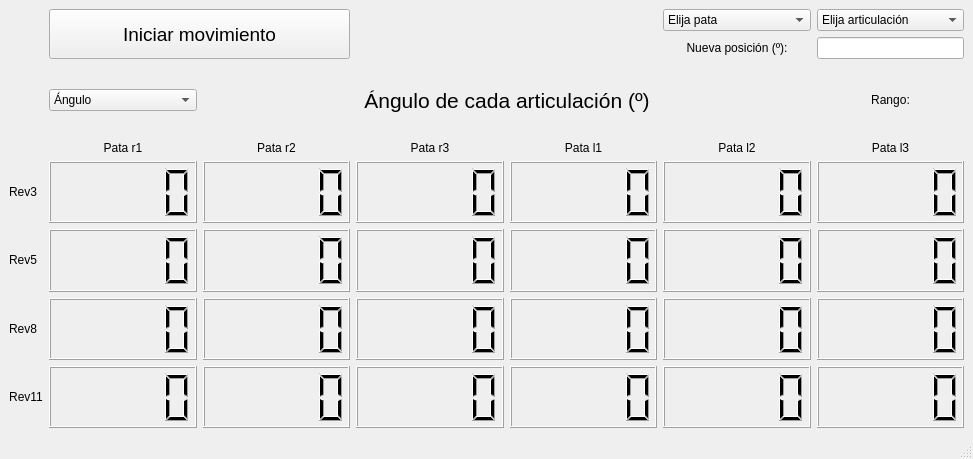
<?xml version="1.0" encoding="UTF-8"?>
<ui version="4.0">
 <class>MainWindow</class>
 <widget class="QMainWindow" name="MainWindow">
  <property name="geometry">
   <rect>
    <x>0</x>
    <y>0</y>
    <width>973</width>
    <height>459</height>
   </rect>
  </property>
  <property name="sizePolicy">
   <sizepolicy hsizetype="Maximum" vsizetype="Preferred">
    <horstretch>0</horstretch>
    <verstretch>0</verstretch>
   </sizepolicy>
  </property>
  <property name="windowTitle">
   <string>Robominer GUI</string>
  </property>
  <widget class="QWidget" name="centralwidget">
   <layout class="QGridLayout" name="gridLayout">
    <item row="4" column="0">
     <widget class="QLabel" name="label_rev3">
      <property name="sizePolicy">
       <sizepolicy hsizetype="Maximum" vsizetype="Maximum">
        <horstretch>0</horstretch>
        <verstretch>0</verstretch>
       </sizepolicy>
      </property>
      <property name="text">
       <string>Rev3</string>
      </property>
      <property name="alignment">
       <set>Qt::AlignCenter</set>
      </property>
     </widget>
    </item>
    <item row="3" column="1">
     <widget class="QLabel" name="label_r1">
      <property name="sizePolicy">
       <sizepolicy hsizetype="Preferred" vsizetype="Minimum">
        <horstretch>0</horstretch>
        <verstretch>0</verstretch>
       </sizepolicy>
      </property>
      <property name="text">
       <string>Pata r1</string>
      </property>
      <property name="alignment">
       <set>Qt::AlignCenter</set>
      </property>
     </widget>
    </item>
    <item row="3" column="2">
     <widget class="QLabel" name="label_r2">
      <property name="sizePolicy">
       <sizepolicy hsizetype="Preferred" vsizetype="Maximum">
        <horstretch>0</horstretch>
        <verstretch>0</verstretch>
       </sizepolicy>
      </property>
      <property name="text">
       <string>Pata r2</string>
      </property>
      <property name="alignment">
       <set>Qt::AlignCenter</set>
      </property>
     </widget>
    </item>
    <item row="3" column="3">
     <widget class="QLabel" name="label_r3">
      <property name="text">
       <string>Pata r3</string>
      </property>
      <property name="alignment">
       <set>Qt::AlignCenter</set>
      </property>
     </widget>
    </item>
    <item row="3" column="4">
     <widget class="QLabel" name="label_l1">
      <property name="text">
       <string>Pata l1</string>
      </property>
      <property name="alignment">
       <set>Qt::AlignCenter</set>
      </property>
     </widget>
    </item>
    <item row="3" column="5">
     <widget class="QLabel" name="label_l2">
      <property name="text">
       <string>Pata l2</string>
      </property>
      <property name="alignment">
       <set>Qt::AlignCenter</set>
      </property>
     </widget>
    </item>
    <item row="3" column="6">
     <widget class="QLabel" name="label_l3">
      <property name="text">
       <string>Pata l3</string>
      </property>
      <property name="alignment">
       <set>Qt::AlignCenter</set>
      </property>
     </widget>
    </item>
    <item row="4" column="1">
     <widget class="QLCDNumber" name="lcdNumber_rev3_r1">
      <property name="sizePolicy">
       <sizepolicy hsizetype="Minimum" vsizetype="MinimumExpanding">
        <horstretch>0</horstretch>
        <verstretch>0</verstretch>
       </sizepolicy>
      </property>
     </widget>
    </item>
    <item row="4" column="2">
     <widget class="QLCDNumber" name="lcdNumber_rev3_r2"/>
    </item>
    <item row="4" column="3">
     <widget class="QLCDNumber" name="lcdNumber_rev3_r3"/>
    </item>
    <item row="1" column="6">
     <widget class="QLineEdit" name="lineEdit">
      <property name="sizePolicy">
       <sizepolicy hsizetype="Preferred" vsizetype="Preferred">
        <horstretch>0</horstretch>
        <verstretch>0</verstretch>
       </sizepolicy>
      </property>
     </widget>
    </item>
    <item row="1" column="5">
     <widget class="QLabel" name="label_giro">
      <property name="text">
       <string>Nueva posición (º):</string>
      </property>
      <property name="alignment">
       <set>Qt::AlignCenter</set>
      </property>
     </widget>
    </item>
    <item row="4" column="4">
     <widget class="QLCDNumber" name="lcdNumber_rev3_l1"/>
    </item>
    <item row="4" column="5">
     <widget class="QLCDNumber" name="lcdNumber_rev3_l2"/>
    </item>
    <item row="4" column="6">
     <widget class="QLCDNumber" name="lcdNumber_rev3_l3"/>
    </item>
    <item row="5" column="1">
     <widget class="QLCDNumber" name="lcdNumber_rev5_r1">
      <property name="sizePolicy">
       <sizepolicy hsizetype="Minimum" vsizetype="MinimumExpanding">
        <horstretch>0</horstretch>
        <verstretch>0</verstretch>
       </sizepolicy>
      </property>
     </widget>
    </item>
    <item row="5" column="2">
     <widget class="QLCDNumber" name="lcdNumber_rev5_r2"/>
    </item>
    <item row="5" column="3">
     <widget class="QLCDNumber" name="lcdNumber_rev5_r3"/>
    </item>
    <item row="5" column="4">
     <widget class="QLCDNumber" name="lcdNumber_rev5_l1"/>
    </item>
    <item row="5" column="5">
     <widget class="QLCDNumber" name="lcdNumber_rev5_l2"/>
    </item>
    <item row="5" column="6">
     <widget class="QLCDNumber" name="lcdNumber_rev5_l3"/>
    </item>
    <item row="6" column="1">
     <widget class="QLCDNumber" name="lcdNumber_rev8_r1">
      <property name="sizePolicy">
       <sizepolicy hsizetype="Minimum" vsizetype="MinimumExpanding">
        <horstretch>0</horstretch>
        <verstretch>0</verstretch>
       </sizepolicy>
      </property>
     </widget>
    </item>
    <item row="6" column="2">
     <widget class="QLCDNumber" name="lcdNumber_rev8_r2"/>
    </item>
    <item row="6" column="3">
     <widget class="QLCDNumber" name="lcdNumber_rev8_r3"/>
    </item>
    <item row="6" column="4">
     <widget class="QLCDNumber" name="lcdNumber_rev8_l1"/>
    </item>
    <item row="6" column="5">
     <widget class="QLCDNumber" name="lcdNumber_rev8_l2"/>
    </item>
    <item row="6" column="6">
     <widget class="QLCDNumber" name="lcdNumber_rev8_l3"/>
    </item>
    <item row="7" column="1">
     <widget class="QLCDNumber" name="lcdNumber_rev11_r1">
      <property name="sizePolicy">
       <sizepolicy hsizetype="Minimum" vsizetype="MinimumExpanding">
        <horstretch>0</horstretch>
        <verstretch>0</verstretch>
       </sizepolicy>
      </property>
     </widget>
    </item>
    <item row="7" column="2">
     <widget class="QLCDNumber" name="lcdNumber_rev11_r2"/>
    </item>
    <item row="7" column="3">
     <widget class="QLCDNumber" name="lcdNumber_rev11_r3"/>
    </item>
    <item row="7" column="4">
     <widget class="QLCDNumber" name="lcdNumber_rev11_l1"/>
    </item>
    <item row="7" column="5">
     <widget class="QLCDNumber" name="lcdNumber_rev11_l2"/>
    </item>
    <item row="7" column="6">
     <widget class="QLCDNumber" name="lcdNumber_rev11_l3"/>
    </item>
    <item row="0" column="6">
     <widget class="QComboBox" name="comboBox_art">
      <property name="sizePolicy">
       <sizepolicy hsizetype="Preferred" vsizetype="Preferred">
        <horstretch>0</horstretch>
        <verstretch>0</verstretch>
       </sizepolicy>
      </property>
      <item>
       <property name="text">
        <string>Elija articulación</string>
       </property>
      </item>
      <item>
       <property name="text">
        <string>Rev3</string>
       </property>
      </item>
      <item>
       <property name="text">
        <string>Rev5</string>
       </property>
      </item>
      <item>
       <property name="text">
        <string>Rev8</string>
       </property>
      </item>
      <item>
       <property name="text">
        <string>Rev11</string>
       </property>
      </item>
     </widget>
    </item>
    <item row="0" column="1" rowspan="2" colspan="2">
     <widget class="QPushButton" name="pushButton_en_pie">
      <property name="sizePolicy">
       <sizepolicy hsizetype="Minimum" vsizetype="Preferred">
        <horstretch>0</horstretch>
        <verstretch>0</verstretch>
       </sizepolicy>
      </property>
      <property name="font">
       <font>
        <pointsize>14</pointsize>
       </font>
      </property>
      <property name="text">
       <string>Iniciar movimiento</string>
      </property>
     </widget>
    </item>
    <item row="5" column="0">
     <widget class="QLabel" name="label_rev5">
      <property name="sizePolicy">
       <sizepolicy hsizetype="Maximum" vsizetype="Maximum">
        <horstretch>0</horstretch>
        <verstretch>0</verstretch>
       </sizepolicy>
      </property>
      <property name="text">
       <string>Rev5</string>
      </property>
      <property name="alignment">
       <set>Qt::AlignCenter</set>
      </property>
     </widget>
    </item>
    <item row="6" column="0">
     <widget class="QLabel" name="label_rev8">
      <property name="sizePolicy">
       <sizepolicy hsizetype="Maximum" vsizetype="Maximum">
        <horstretch>0</horstretch>
        <verstretch>0</verstretch>
       </sizepolicy>
      </property>
      <property name="text">
       <string>Rev8</string>
      </property>
      <property name="alignment">
       <set>Qt::AlignCenter</set>
      </property>
     </widget>
    </item>
    <item row="7" column="0">
     <widget class="QLabel" name="label_rev11">
      <property name="sizePolicy">
       <sizepolicy hsizetype="Maximum" vsizetype="Maximum">
        <horstretch>0</horstretch>
        <verstretch>0</verstretch>
       </sizepolicy>
      </property>
      <property name="text">
       <string>Rev11</string>
      </property>
      <property name="alignment">
       <set>Qt::AlignCenter</set>
      </property>
     </widget>
    </item>
    <item row="0" column="5">
     <widget class="QComboBox" name="comboBox_pata">
      <item>
       <property name="text">
        <string>Elija pata</string>
       </property>
      </item>
      <item>
       <property name="text">
        <string>Pata r1</string>
       </property>
      </item>
      <item>
       <property name="text">
        <string>Pata r2</string>
       </property>
      </item>
      <item>
       <property name="text">
        <string>Pata r3</string>
       </property>
      </item>
      <item>
       <property name="text">
        <string>Pata l1</string>
       </property>
      </item>
      <item>
       <property name="text">
        <string>Pata l2</string>
       </property>
      </item>
      <item>
       <property name="text">
        <string>Pata l3</string>
       </property>
      </item>
     </widget>
    </item>
    <item row="2" column="2" colspan="4">
     <widget class="QLabel" name="label_tit">
      <property name="sizePolicy">
       <sizepolicy hsizetype="Preferred" vsizetype="Minimum">
        <horstretch>0</horstretch>
        <verstretch>0</verstretch>
       </sizepolicy>
      </property>
      <property name="minimumSize">
       <size>
        <width>100</width>
        <height>70</height>
       </size>
      </property>
      <property name="font">
       <font>
        <pointsize>16</pointsize>
       </font>
      </property>
      <property name="text">
       <string>Ángulo de cada articulación (º)</string>
      </property>
      <property name="alignment">
       <set>Qt::AlignCenter</set>
      </property>
     </widget>
    </item>
    <item row="2" column="6">
     <widget class="QLabel" name="label_limits">
      <property name="text">
       <string>Rango:</string>
      </property>
      <property name="alignment">
       <set>Qt::AlignCenter</set>
      </property>
     </widget>
    </item>
    <item row="2" column="1">
     <widget class="QComboBox" name="comboBox_canal">
      <item>
       <property name="text">
        <string>Ángulo</string>
       </property>
      </item>
      <item>
       <property name="text">
        <string>Velocidad angular</string>
       </property>
      </item>
      <item>
       <property name="text">
        <string>Par</string>
       </property>
      </item>
     </widget>
    </item>
   </layout>
  </widget>
  <widget class="QStatusBar" name="statusbar"/>
 </widget>
 <resources/>
 <connections/>
 <slots>
  <slot>en_pie_slot()</slot>
  <slot>rev3_r1_slot()</slot>
  <slot>rev3_r2_slot()</slot>
  <slot>rev3_r3_slot()</slot>
  <slot>rev3_l1_slot()</slot>
  <slot>rev3_l2_slot()</slot>
  <slot>rev3_l3_slot()</slot>
  <slot>rev5_r1_slot()</slot>
  <slot>rev5_r2_slot()</slot>
  <slot>rev5_r3_slot()</slot>
  <slot>rev5_l1_slot()</slot>
  <slot>rev5_l2_slot()</slot>
  <slot>rev5_l3_slot()</slot>
  <slot>rev8_r1_slot()</slot>
  <slot>rev8_r2_slot()</slot>
  <slot>rev8_r3_slot()</slot>
  <slot>rev8_l1_slot()</slot>
  <slot>rev8_l2_slot()</slot>
  <slot>rev8_l3_slot()</slot>
  <slot>rev11_r1_slot()</slot>
  <slot>rev11_r2_slot()</slot>
  <slot>rev11_r3_slot()</slot>
  <slot>rev11_l1_slot()</slot>
  <slot>rev11_l2_slot()</slot>
  <slot>rev11_l3_slot()</slot>
  <slot>pos_listener_slot()</slot>
 </slots>
</ui>
